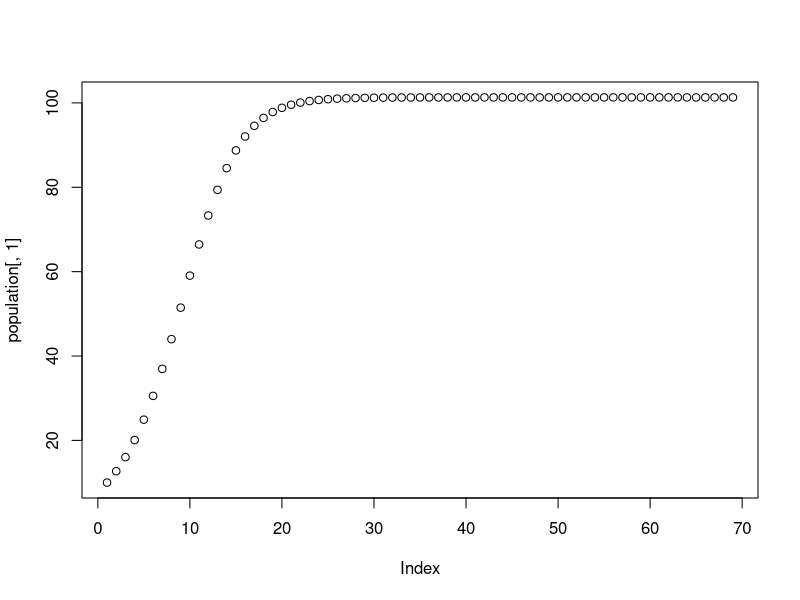
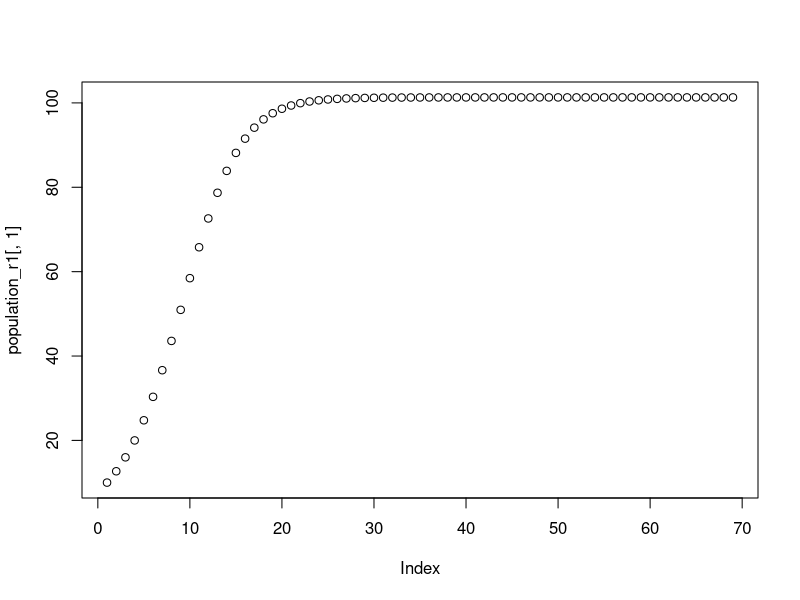
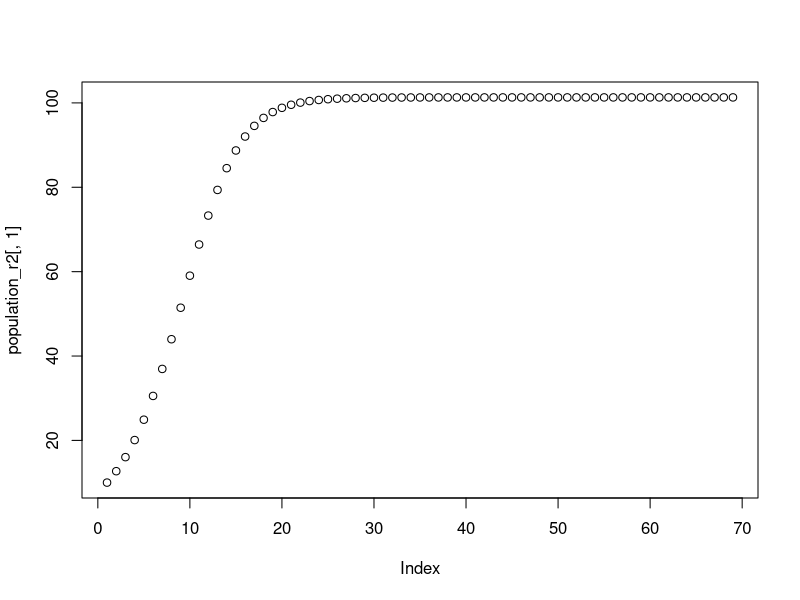
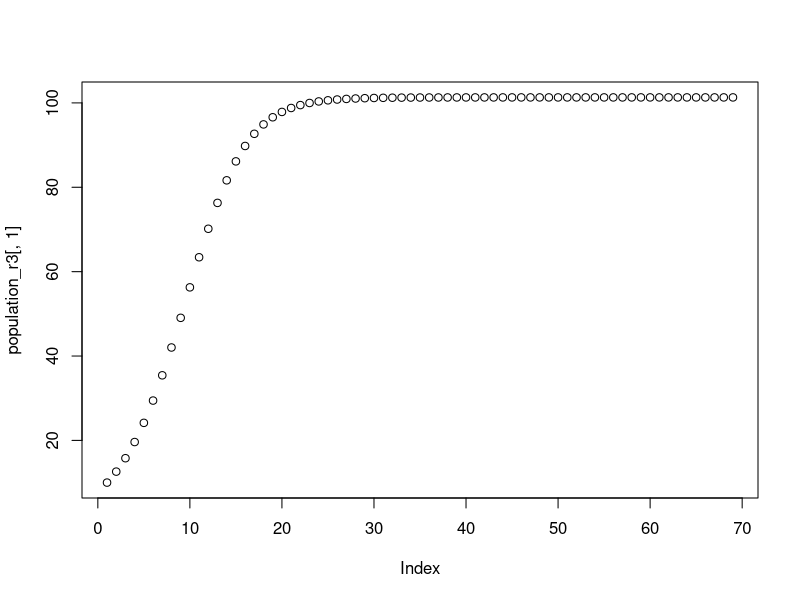
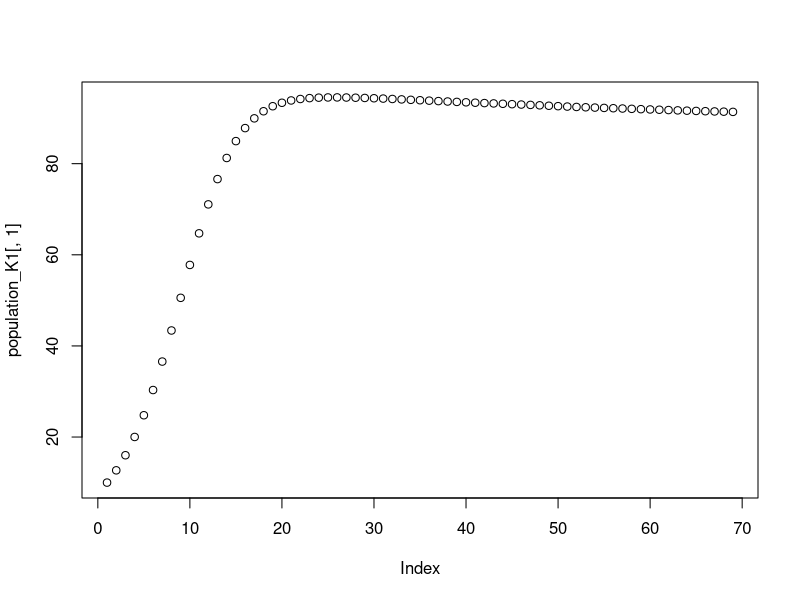
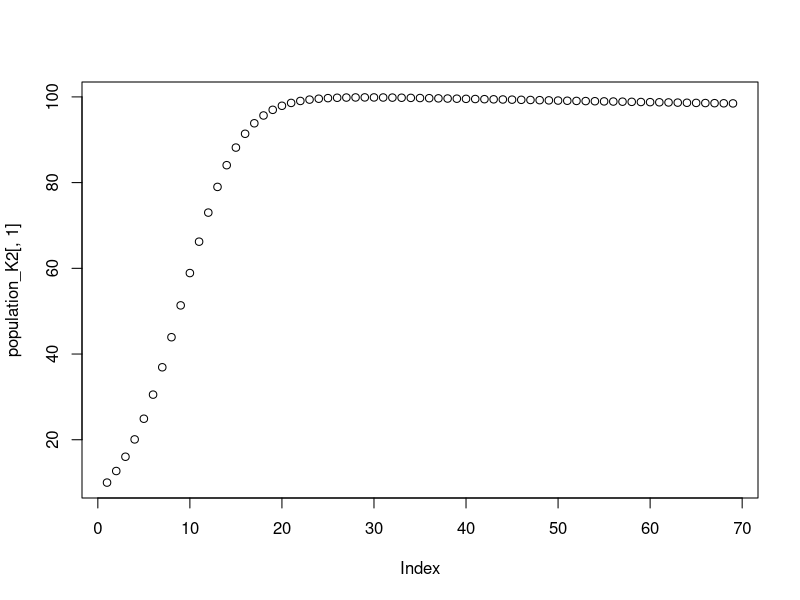
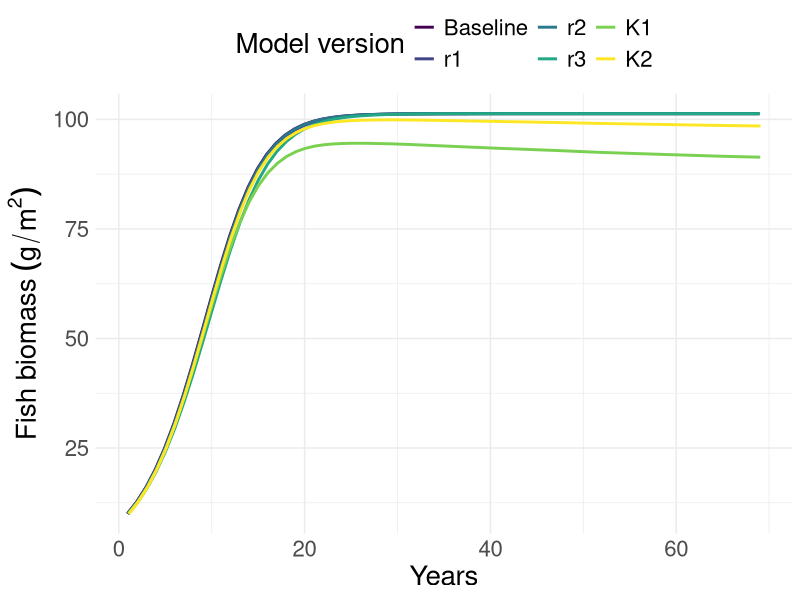

Source code (R) for these figures, in order: (Note: this script raises an error after producing the figures.)
library(tidyverse)
library(ggpubr)
library(grid)

projections <- read.csv("anomaly_df.csv")
SST_dev <- projections[['anomaly']]
#SST_dev_loweropttemp <- projections[['anomaly']] + 1 #larger anomaly = lower optimal temp
#SST_dev_higheropttemp <- projections[['anomaly']] - 1 #smaller anomaly = higher optimal temp

patch_area <- c(1, 0)
number_patches <- length(patch_area)
timesteps <- length(SST_dev)
r = 0.3
K = 101.3

#mean_temps_crop <- read.csv("mean_temps_crop.csv")
#mean_temps_series <- mean_temps_crop[['extracted_mean_temps']]

population <- array(NA, dim = c(timesteps, number_patches))
population[1,] <- c(10,0)

population_r1 <- array(NA, dim = c(timesteps, number_patches))
population_r1[1,] <- c(10,0)

population_r2 <- array(NA, dim = c(timesteps, number_patches))
population_r2[1,] <- c(10,0)

population_r3 <- array(NA, dim = c(timesteps, number_patches))
population_r3[1,] <- c(10,0)

population_K1 <- array(NA, dim = c(timesteps, number_patches))
population_K1[1,] <- c(10,0)

population_K2 <- array(NA, dim = c(timesteps, number_patches))
population_K2[1,] <- c(10,0)


r_temp_1 <- array(NA, dim = c(timesteps, 1))
r_temp_2 <- array(NA, dim = c(timesteps, 1))
r_temp_3 <- array(NA, dim = c(timesteps, 1))

K_temp_1 <- array(NA, dim = c(timesteps, 1))
K_temp_2 <- array(NA, dim = c(timesteps, 1))




for (t in 2:timesteps) {
    
    #no temp
    population[t,] <- population[t-1,] + r * population[t-1,] * (1 - population[t-1,] / K)
    
    #temp dependent r - "current" temp as optimal
    r_temp_1[t] <- 0.3 + 0*SST_dev[t] + -0.0037*SST_dev[t]^2
    population_r1[t,] <- population_r1[t-1,] + r_temp_1[t] * population_r1[t-1,] * (1 - population_r1[t-1,] / K)
    
    #temp dependent r - higher optimal temp
    r_temp_2[t] <- 0.3 + 0*(SST_dev[t] - 1) + -0.0037*(SST_dev[t] - 1 )^2
    population_r2[t,] <- population_r2[t-1,] + r_temp_2[t] * population_r2[t-1,] * (1 - population_r2[t-1,] / K)
    
    #temp dependent r - lower optimal temp
    r_temp_3[t] <- 0.3 + 0*(SST_dev[t] + 1) + -0.0037*(SST_dev[t] + 1 )^2
    population_r3[t,] <- population_r3[t-1,] + r_temp_3[t] * population_r3[t-1,] * (1 - population_r3[t-1,] / K)
    
    #temp dependent K - piece wise linear function
    K_temp_1[t] <- -4.95243768 * SST_dev[t] + 101.3
    if (K_temp_1[t] < 10) {
      K_temp_1[t] <- 10
    } else if (K_temp_1[t] > 101.3) {
      K_temp_1[t] <- 101.3
    }
    population_K1[t,] <- population_K1[t-1,] + r * population_K1[t-1,] * (1 - population_K1[t-1,] / K_temp_1[t])
    
    #temp dependent K - quadratic function
    K_temp_2[t] <- 101.3 + 0*SST_dev[t] + -0.7*SST_dev[t]^2
    if (K_temp_2[t] < 10) {
      K_temp_2[t] <- 10 }
    else if (K_temp_2[t] > 101.3) {
      K_temp_2[t] <- 101.3
    }
    population_K2[t,] <- population_K2[t-1,] + r * population_K2[t-1,] * (1 - population_K2[t-1,] / K_temp_2[t])
}



plot(population[,1])
plot(population_r1[,1])
plot(population_r2[,1])
plot(population_r3[,1])
plot(population_K1[,1])
plot(population_K2[,1])

time <- c(1:length(SST_dev))
df <-cbind(NoTemp = population[,1], r1 = population_r1[,1], r2 = population_r2[,1], r3 = population_r3[,1],
           K1 = population_K1[,1], K2 = population_K2[,1], time)

df_long <- pivot_longer(as.data.frame(df), NoTemp:K2, names_to = "Temp_version", values_to = "Population")

df_long$Temp_version <- factor(df_long$Temp_version, levels = c("NoTemp", "r1", "r2", "r3", "K1", "K2"),
                               labels = c("Baseline", "r1", "r2", 
                                          "r3", "K1", "K2"))

ggplot(df_long, aes(x=time, y=Population, col=Temp_version)) +
  geom_line(lwd=1, position=position_dodge(width=0.2)) +
  scale_color_viridis_d(name = "Model version")+
  theme_minimal() +
  #ggtitle("A.") +
  theme(text = element_text(size=20), legend.position = "top") +
  labs(x = "Years", y = bquote("Fish biomass"~(g/m^2)))


#zoomed in
p2<-ggplot(df_long %>% filter(time > 15 & time < 25), aes(x=time, y=Population, col=Temp_version)) +
  geom_line(lwd=1, position=position_dodge(width=0.2)) +
  scale_color_viridis_d(name = "Model version")+
  theme_minimal() +
  ggtitle("B.") +
  theme(text = element_text(size=20), legend.position = "top") +
  labs(x = "Years", y = bquote("Fish biomass"~(g/m^2)))


var_size = c('var1'=2, 'var2'=1)


figure<-ggarrange(p1  + rremove("xlab"),p2+rremove("ylab") + rremove("xlab"),nrow=1, common.legend = TRUE, legend = "top")

#figure + guides(linetype = guide_legend(override.aes = list(size = 2)))

annotate_figure(figure, bottom = text_grob("Years",
                                  size = 20))


